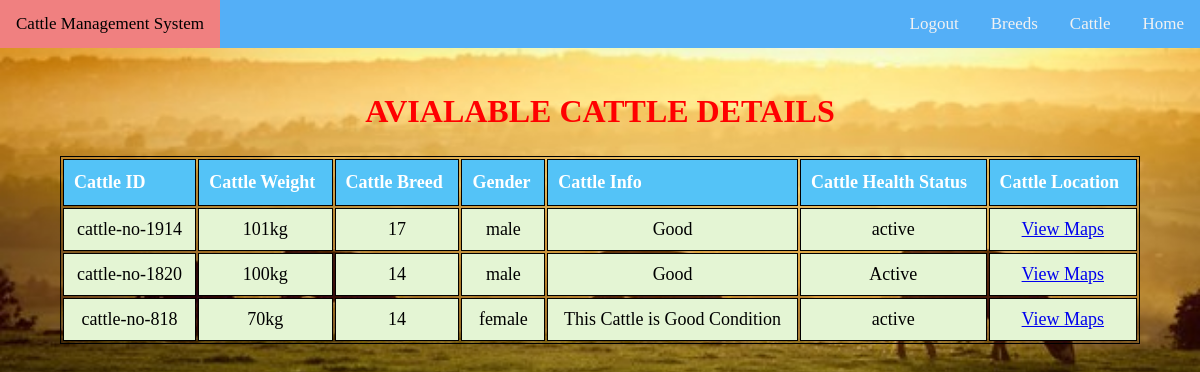
/view_cattle.php (signed in), run on the app's committed database.
### tables this page shows
CREATE TABLE `cattle` (
  `id` int(11) NOT NULL,
  `cattleno` varchar(255) NOT NULL,
  `breed_id` int(11) NOT NULL,
  `weight` varchar(10) NOT NULL,
  `img` varchar(255) NOT NULL,
  `gender` varchar(10) NOT NULL,
  `arrived` varchar(10) NOT NULL,
  `remark` text NOT NULL,
  `health_status` varchar(50) NOT NULL
);

### view_cattle.php (the view, shortened to what this page needs)
<?php include 'user_top.php'; ?>
<?php
$user = 'root';
$password = '';
$database = 'cattle';
$servername='localhost';
$mysqli = new mysqli($servername, $user, $password, $database);
$sql = " SELECT * FROM cattle";
$result = $mysqli->query($sql);
?>
<!DOCTYPE html>
<html lang="en">
<head>
</head>
<body>
      <section>
        <center><h1>AVIALABLE CATTLE DETAILS</h1></center>
        <table id="cattle">
            <tr>
                <th>Cattle ID</th>
                <th>Cattle Weight</th>
                <th>Cattle Breed</th>
                <th>Gender</th>
                <th>Cattle Info</th>
                <th>Cattle Health Status</th>
                <th>Cattle Location</th>
            </tr>
            <?php
                while($rows=$result->fetch_assoc())
                {
            ?>
            <tr>
                <td><?php echo $rows['cattleno'];?></td>
                <td><?php echo $rows['weight'];?></td>
                <td><?php echo $rows['breed_id'];?></td>
                <td><?php echo $rows['gender'];?></td>
                <td><?php echo $rows['remark'];?></td>
                <td><?php echo $rows['health_status'];?></td>
                <td><a href="https://www.google.com/maps/place/2+Dennistoun+Ave,+Guildford+NSW+2161,+Australia/@-33.856328,150.969001,16.74z/data=!4m5!3m4!1s0x6b12bd6e86d6eac1:0x35960f98bb27673d!8m2!3d-33.8563103!4d150.9710721">View Maps</a></td>
            </tr>
            <?php
                }
            ?>
        </table>
    </section>
</body>
</html>

### user_top.php (style rules this page uses)
body { margin: 0; font-family: Times New Roman, sans-serif; }

### view_cattle.php (style rules this page uses)
body { background-image: url("back.jpeg"); height: 100%; background-position: center; background-repeat: no-repeat; background-size: cover; }
table { margin: 0 auto; font-size: large; border: 1px solid black; }
h1 { text-align: center; color: red; font-size: xx-large; font-family: 'Times New Roman'; }
td { background-color: #E4F5D4; border: 1px solid black; }
th, td { font-weight: bold; border: 1px solid black; padding: 10px; text-align: center; }
td { font-weight: lighter; }
#cattle { width: 90%; }
#cattle th { padding-top: 12px; padding-bottom: 12px; text-align: left; background-color: #54C3F7; color: white; }

### data on the page
cattle: cattleno "cattle-no-1914", weight "101kg", breed "17", gender "male", remark "Good", health_status "active"
cattle: cattleno "cattle-no-1820", weight "100kg", breed "14", gender "male", remark "Good", health_status "Active"
cattle: cattleno "cattle-no-818", weight "70kg", breed "14", gender "female", remark "This Cattle is Good Condition", health_status "active"
